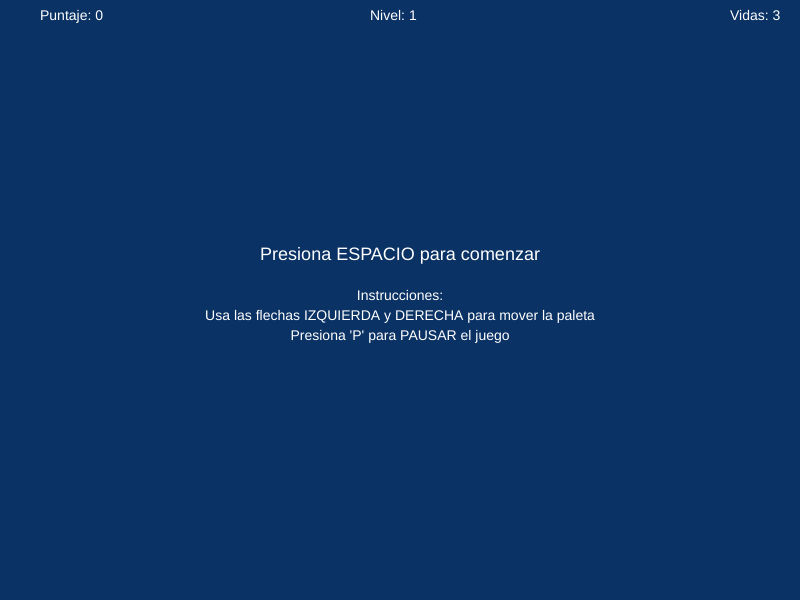
Frame 1 (no input)
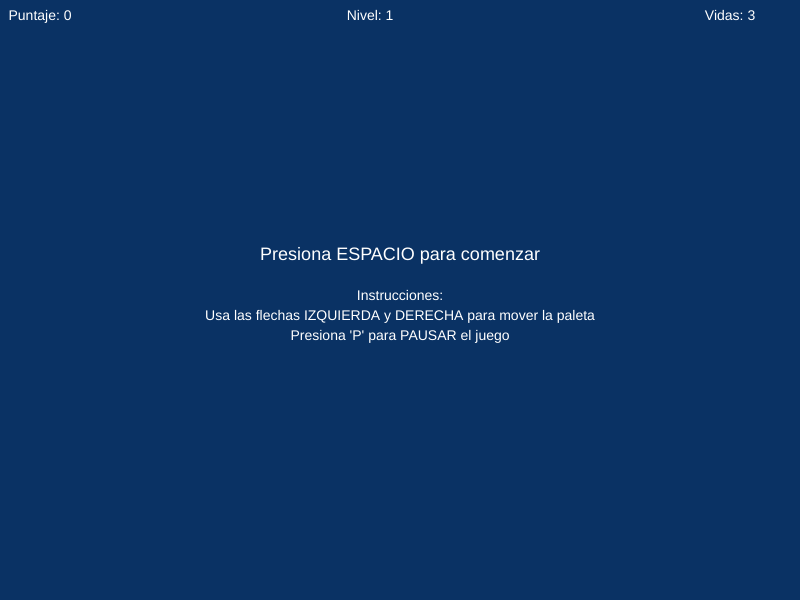
Frame 60 (no input)
Frame 120 (the mouse pressed at the canvas centre since frame 60): identical to frame 60, image omitted

The p5.js sketch that drew these frames (run headless with seeded random() and noise() and a simulated clock; from frame 60 on, the mouse is pressed at the canvas centre):

// p5.js sketch
// ── sketch.js
let paddle, ball, bricks = [];
let rows = 3, cols = 7;
let score = 0, lives = 3, level = 1;
let gameStarted = false;
let gamePaused = false;

function setup() {
  createCanvas(800, 600);
  paddle = new Paddle();
  ball = new Ball();
  setupLevel(level);
}

function draw() {
  background(10, 50, 100);
  drawHUD();

  if (gamePaused) {
    fill(255, 0, 0);
    textAlign(CENTER);
    textSize(32);
    text("¡PAUSADO!", width / 2, height / 2 - 40);
    textSize(18);
    text("Presiona 'P' para reanudar", width / 2, height / 2);
    return;
  }

  if (!gameStarted) {
    if (lives <= 0) {
      showGameOver();
    } else {
      fill(255);
      textAlign(CENTER);
      textSize(18);
      text("Presiona ESPACIO para comenzar", width / 2, height / 2 - 40);
      textSize(14);
      text("Instrucciones:", width / 2, height / 2);
      text("Usa las flechas IZQUIERDA y DERECHA para mover la paleta", width / 2, height / 2 + 20);
      text("Presiona 'P' para PAUSAR el juego", width / 2, height / 2 + 40);
    }
    return;
  }

  ball.update();
  ball.show();
  paddle.update();
  paddle.show();
  ball.checkPaddle(paddle);

  let remaining = 0;
  for (let brick of bricks) {
    if (brick.hp > 0 || brick.indestructible) {
      brick.show();
      if (ball.checkBrick(brick)) {
        if (!brick.indestructible) score += 10;
      }
      if (brick.hp > 0 || brick.indestructible) remaining++;
    }
  }

  if (remaining === 0) {
    level++;
    if (level > 3) {
      noLoop();
      showVictory();
      return;
    } else {
      setupLevel(level);
    }
  }

  if (ball.y - ball.r > height) {
    lives--;
    if (lives > 0) {
      resetBall();
    } else {
      gameStarted = false;
    }
  }
}

function drawHUD() {
  fill(255);
  textSize(14);
  text(`Puntaje: ${score}`, 40, 20);
  text(`Vidas: ${lives}`, width - 70, 20);
  text(`Nivel: ${level}`, width / 2 - 30, 20);
}

function showGameOver() {
  fill(255, 0, 0);
  textAlign(CENTER);
  textSize(32);
  text("perdiste", width / 2, height / 2 - 20);
  textSize(20);
  text("Puntaje final: " + score, width / 2, height / 2 + 10);
  text("Presiona ESPACIO para reiniciar", width / 2, height / 2 + 40);
}

function showVictory() {
  fill(0, 255, 0);
  textAlign(CENTER);
  textSize(32);
  text("ganaste", width / 2, height / 2 - 20);
  textSize(20);
  text("Puntaje final: " + score, width / 2, height / 2 + 10);
}

function keyPressed() {
  if (key === " ") {
    if (lives <= 0 || level > 3) {
      resetGame();
    }
    gameStarted = true;
  }

  if (key === "P" || key === "p") {
    gamePaused = !gamePaused;
  }
}

function setupLevel(lvl) {
  bricks = [];
  let extraRows = lvl === 2 ? 2 : lvl === 3 ? 4 : 0;
  rows = 3 + extraRows;
  cols = 7;
  let brickW = width / cols;
  let brickH = 20;

  for (let r = 0; r < rows; r++) {
    for (let c = 0; c < cols; c++) {
      let x = c * brickW;
      let y = 50 + r * brickH;
      let hp = 1;
      let indestructible = false;

      if (lvl === 2 && r === 0 && c === 3) hp = 3;
      if (lvl === 3) {
        if (r === 0 && (c === 2 || c === 4)) hp = 3;
        if (r === 0 && c === 3) {
          indestructible = true;
          hp = 9999;
        }
      }

      bricks.push(new Brick(x, y, brickW, brickH, hp, indestructible));
    }
  }

  resetBall();
  if (lvl === 2) ball.speed = 6;
  else if (lvl === 3) ball.speed = 7;
  else ball.speed = 5;
}

function resetBall() {
  ball = new Ball();
}

function resetGame() {
  lives = 3;
  score = 0;
  level = 1;
  setupLevel(level);
  loop();
}

class Paddle {
  constructor() {
    this.w = 120;
    this.h = 15;
    this.x = width / 2 - this.w / 2;
    this.y = height - 30;
    this.speed = 7;
  }

  update() {
    if (keyIsDown(LEFT_ARROW)) this.x -= this.speed;
    if (keyIsDown(RIGHT_ARROW)) this.x += this.speed;
    this.x = constrain(this.x, 0, width - this.w);
  }

  show() {
    fill(255, 255, 0);
    rect(this.x, this.y, this.w, this.h, 10);
  }
}

class Ball {
  constructor() {
    this.r = 15;
    this.reset();
  }

  reset() {
    this.x = width / 2;
    this.y = height / 2;
    this.speed = 5;
    this.xSpeed = this.speed;
    this.ySpeed = -this.speed;
  }

  update() {
    this.x += this.xSpeed;
    this.y += this.ySpeed;

    if (this.x < this.r || this.x > width - this.r) this.xSpeed *= -1;
    if (this.y < this.r) this.ySpeed *= -1;
  }

  checkPaddle(p) {
    if (
      this.y + this.r >= p.y &&
      this.x > p.x &&
      this.x < p.x + p.w &&
      this.ySpeed > 0
    ) {
      this.ySpeed *= -1;
    }
  }

  checkBrick(b) {
    if (
      this.x > b.x &&
      this.x < b.x + b.w &&
      this.y - this.r < b.y + b.h &&
      this.y + this.r > b.y &&
      (b.hp > 0 || b.indestructible)
    ) {
      if (!b.indestructible) b.hp--;
      this.ySpeed *= -1;
      return true;
    }
    return false;
  }

  show() {
    fill(255, 0, 0);
    ellipse(this.x, this.y, this.r * 2);
  }
}

class Brick {
  constructor(x, y, w, h, hp, indestructible = false) {
    this.x = x;
    this.y = y;
    this.w = w;
    this.h = h;
    this.hp = hp;
    this.indestructible = indestructible;
  }

  show() {
    if (this.hp <= 0 && !this.indestructible) return;
    if (this.indestructible) fill(100);
    else if (this.hp === 3) fill(255, 0, 0);
    else if (this.hp === 2) fill(255, 165, 0);
    else fill(0, 255, 255);
    rect(this.x, this.y, this.w - 2, this.h - 2, 5);
  }
}
